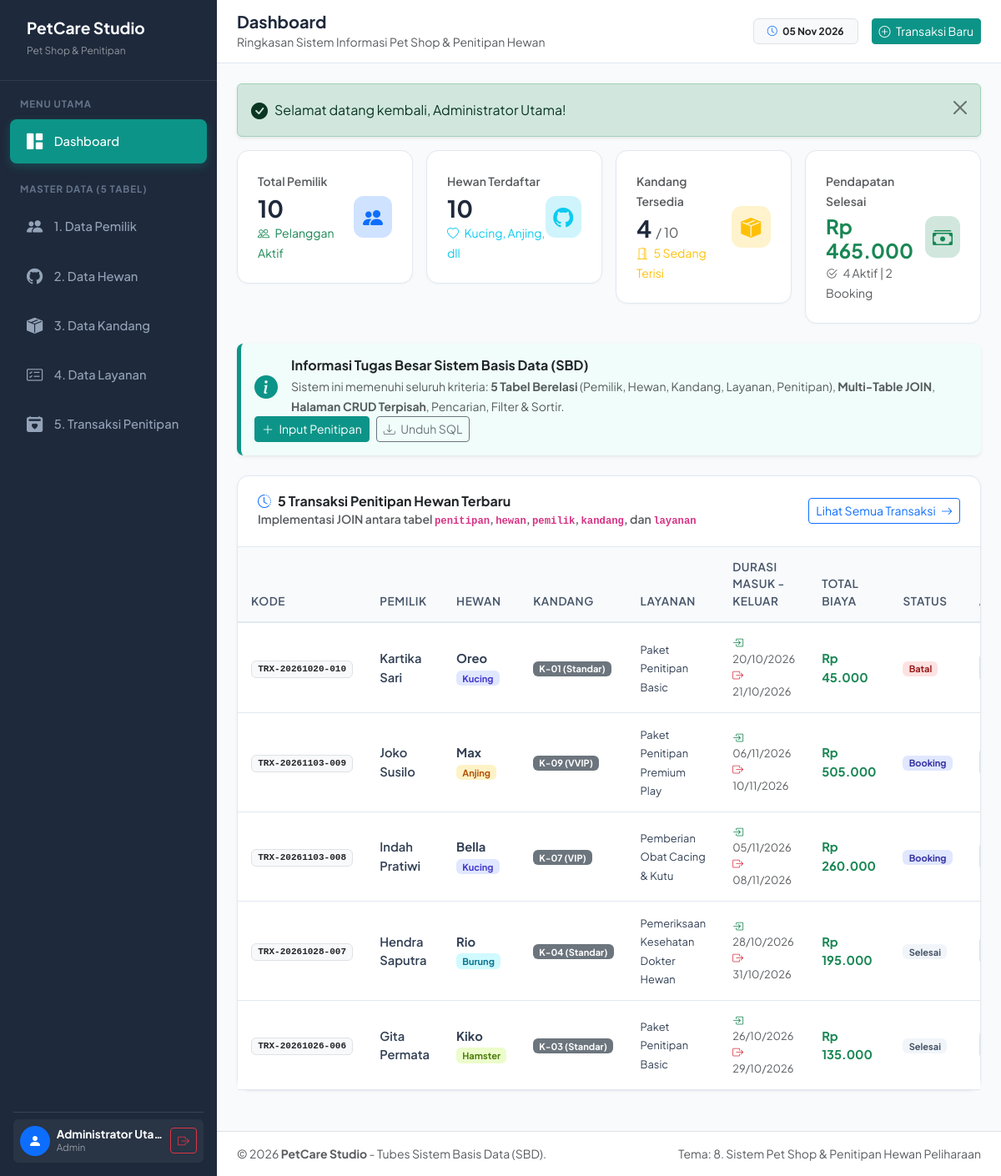
/index.php (signed in), run on the app's committed database.
### tables this page shows
CREATE TABLE `penitipan` (
    `id_penitipan` INT AUTO_INCREMENT PRIMARY KEY,
    `kode_transaksi` VARCHAR(30) NOT NULL UNIQUE,
    `id_hewan` INT NOT NULL,
    `id_kandang` INT NOT NULL,
    `id_layanan` INT NOT NULL,
    `tgl_masuk` DATE NOT NULL,
    `tgl_keluar` DATE NOT NULL,
    `total_hari` INT NOT NULL CHECK (`total_hari` > 0),
    `total_biaya` DECIMAL(12,2) NOT NULL CHECK (`total_biaya` >= 0),
    `status_penitipan` ENUM('Booking', 'Aktif', 'Selesai', 'Batal') NOT NULL DEFAULT 'Booking',
    `catatan` TEXT,
    `created_at` TIMESTAMP DEFAULT CURRENT_TIMESTAMP,
    CONSTRAINT `fk_penitipan_hewan` FOREIGN KEY (`id_hewan`) 
        REFERENCES `hewan` (`id_hewan`) 
        ON DELETE RESTRICT 
        ON UPDATE CASCADE,
    CONSTRAINT `fk_penitipan_kandang` FOREIGN KEY (`id_kandang`) 
        REFERENCES `kandang` (`id_kandang`) 
        ON DELETE RESTRICT 
        ON UPDATE CASCADE,
    CONSTRAINT `fk_penitipan_layanan` FOREIGN KEY (`id_layanan`) 
        REFERENCES `layanan` (`id_layanan`) 
        ON DELETE RESTRICT 
        ON UPDATE CASCADE
);

CREATE TABLE `pemilik` (
    `id_pemilik` INT AUTO_INCREMENT PRIMARY KEY,
    `nama_pemilik` VARCHAR(100) NOT NULL,
    `no_hp` VARCHAR(20) NOT NULL,
    `email` VARCHAR(100) UNIQUE,
    `alamat` TEXT NOT NULL,
    `created_at` TIMESTAMP DEFAULT CURRENT_TIMESTAMP
);

CREATE TABLE `hewan` (
    `id_hewan` INT AUTO_INCREMENT PRIMARY KEY,
    `id_pemilik` INT NOT NULL,
    `nama_hewan` VARCHAR(50) NOT NULL,
    `jenis_hewan` ENUM('Kucing', 'Anjing', 'Kelinci', 'Hamster', 'Burung', 'Reptil') NOT NULL,
    `ras` VARCHAR(50) NOT NULL,
    `umur_bulan` INT NOT NULL CHECK (`umur_bulan` >= 0),
    `jenis_kelamin` ENUM('Jantan', 'Betina') NOT NULL,
    `berat_kg` DECIMAL(4,2) NOT NULL CHECK (`berat_kg` > 0),
    `created_at` TIMESTAMP DEFAULT CURRENT_TIMESTAMP,
    CONSTRAINT `fk_hewan_pemilik` FOREIGN KEY (`id_pemilik`) 
        REFERENCES `pemilik` (`id_pemilik`) 
        ON DELETE CASCADE 
        ON UPDATE CASCADE
);

CREATE TABLE `kandang` (
    `id_kandang` INT AUTO_INCREMENT PRIMARY KEY,
    `nomor_kandang` VARCHAR(20) NOT NULL UNIQUE,
    `tipe_kandang` ENUM('Standar', 'VIP', 'VVIP') NOT NULL,
    `kapasitas` INT NOT NULL DEFAULT 1 CHECK (`kapasitas` > 0),
    `tarif_per_hari` DECIMAL(10,2) NOT NULL CHECK (`tarif_per_hari` > 0),
    `status_kandang` ENUM('Tersedia', 'Terisi', 'Perbaikan') NOT NULL DEFAULT 'Tersedia',
    `created_at` TIMESTAMP DEFAULT CURRENT_TIMESTAMP
);

CREATE TABLE `layanan` (
    `id_layanan` INT AUTO_INCREMENT PRIMARY KEY,
    `nama_layanan` VARCHAR(100) NOT NULL,
    `kategori` ENUM('Penitipan Saja', 'Grooming & Spa', 'Kesehatan & Vaksin', 'Perawatan Khusus') NOT NULL,
    `tarif_layanan` DECIMAL(10,2) NOT NULL CHECK (`tarif_layanan` >= 0),
    `deskripsi` TEXT,
    `created_at` TIMESTAMP DEFAULT CURRENT_TIMESTAMP
);

### index.php (the view, shortened to what this page needs)
<?php
require_once __DIR__ . '/includes/header.php';
$resPemilik = mysqli_query($conn, "SELECT COUNT(*) as total FROM pemilik");
$totalPemilik = mysqli_fetch_assoc($resPemilik)['total'] ?? 0;
$resHewan = mysqli_query($conn, "SELECT COUNT(*) as total FROM hewan");
$totalHewan = mysqli_fetch_assoc($resHewan)['total'] ?? 0;
$resKandang = mysqli_query($conn, "SELECT
    COUNT(*) as total,
    SUM(CASE WHEN status_kandang = 'Tersedia' THEN 1 ELSE 0 END) as tersedia,
    SUM(CASE WHEN status_kandang = 'Terisi' THEN 1 ELSE 0 END) as terisi
FROM kandang");
$statKandang = mysqli_fetch_assoc($resKandang);
$resPenitipan = mysqli_query($conn, "SELECT
    COUNT(*) as total,
    SUM(CASE WHEN status_penitipan = 'Aktif' THEN 1 ELSE 0 END) as aktif,
    SUM(CASE WHEN status_penitipan = 'Booking' THEN 1 ELSE 0 END) as booking,
    SUM(CASE WHEN status_penitipan = 'Selesai' THEN total_biaya ELSE 0 END) as total_pendapatan
FROM penitipan");
$statPenitipan = mysqli_fetch_assoc($resPenitipan);
$queryTerbaru = "SELECT
    p.id_penitipan,
    p.kode_transaksi,
    pm.nama_pemilik,
    h.nama_hewan,
    h.jenis_hewan,
    k.nomor_kandang,
    k.tipe_kandang,
    l.nama_layanan,
    p.tgl_masuk,
    p.tgl_keluar,
    p.total_biaya,
    p.status_penitipan
FROM penitipan p
INNER JOIN hewan h ON p.id_hewan = h.id_hewan
INNER JOIN pemilik pm ON h.id_pemilik = pm.id_pemilik
INNER JOIN kandang k ON p.id_kandang = k.id_kandang
INNER JOIN layanan l ON p.id_layanan = l.id_layanan
ORDER BY p.id_penitipan DESC
LIMIT 5";
$resTerbaru = mysqli_query($conn, $queryTerbaru);
?>
<div class="row g-3 mb-4">
    <div class="col-sm-6 col-xl-3">
        <div class="card-stat d-flex align-items-center justify-content-between">
            <div>
                <span class="text-muted small fw-semibold">Total Pemilik</span>
                <h3 class="fw-bold mb-0 mt-1"><?= number_format($totalPemilik) ?></h3>
                <small class="text-success"><i class="bi bi-people me-1"></i> Pelanggan Aktif</small>
            </div>
            <div class="stat-icon bg-primary-subtle text-primary">
                <i class="bi bi-people-fill"></i>
            </div>
        </div>
    </div>
    <div class="col-sm-6 col-xl-3">
        <div class="card-stat d-flex align-items-center justify-content-between">
            <div>
                <span class="text-muted small fw-semibold">Hewan Terdaftar</span>
                <h3 class="fw-bold mb-0 mt-1"><?= number_format($totalHewan) ?></h3>
                <small class="text-info"><i class="bi bi-heart me-1"></i> Kucing, Anjing, dll</small>
            </div>
            <div class="stat-icon bg-info-subtle text-info">
                <i class="bi bi-github"></i>
            </div>
        </div>
    </div>
    <div class="col-sm-6 col-xl-3">
        <div class="card-stat d-flex align-items-center justify-content-between">
            <div>
                <span class="text-muted small fw-semibold">Kandang Tersedia</span>
                <h3 class="fw-bold mb-0 mt-1"><?= number_format($statKandang['tersedia'] ?? 0) ?> <span class="fs-6 fw-normal text-muted">/ <?= $statKandang['total'] ?? 0 ?></span></h3>
                <small class="text-warning"><i class="bi bi-door-open me-1"></i> <?= $statKandang['terisi'] ?? 0 ?> Sedang Terisi</small>
            </div>
            <div class="stat-icon bg-warning-subtle text-warning">
                <i class="bi bi-box-seam-fill"></i>
            </div>
        </div>
    </div>
    <div class="col-sm-6 col-xl-3">
        <div class="card-stat d-flex align-items-center justify-content-between">
            <div>
                <span class="text-muted small fw-semibold">Pendapatan Selesai</span>
                <h4 class="fw-bold mb-0 mt-1 text-success"><?= formatRupiah($statPenitipan['total_pendapatan'] ?? 0) ?></h4>
                <small class="text-muted"><i class="bi bi-check2-circle me-1"></i> <?= $statPenitipan['aktif'] ?? 0 ?> Aktif | <?= $statPenitipan['booking'] ?? 0 ?> Booking</small>
            </div>
            <div class="stat-icon bg-success-subtle text-success">
                <i class="bi bi-cash-stack"></i>
            </div>
        </div>
    </div>
</div>
<div class="alert alert-info border-0 shadow-sm d-flex flex-wrap align-items-center justify-content-between mb-4 p-3 rounded-3" style="background-color: #f0fdfa; border-left: 5px solid #0d9488 !important;">
    <div class="d-flex align-items-center me-3 mb-2 mb-md-0">
        <i class="bi bi-info-circle-fill fs-3 text-teal me-3" style="color: #0d9488;"></i>
        <div>
            <h6 class="mb-1 fw-bold text-dark">Informasi Tugas Besar Sistem Basis Data (SBD)</h6>
            <span class="small text-muted">Sistem ini memenuhi seluruh kriteria: <strong>5 Tabel Berelasi</strong> (Pemilik, Hewan, Kandang, Layanan, Penitipan), <strong>Multi-Table JOIN</strong>, <strong>Halaman CRUD Terpisah</strong>, Pencarian, Filter & Sortir.</span>
        </div>
    </div>
    <div class="d-flex gap-2">
        <a href="<?= base_url('penitipan/tambah.php') ?>" class="btn btn-sm btn-primary">
            <i class="bi bi-plus-lg me-1"></i> Input Penitipan
        </a>
        <a href="<?= base_url('database.sql') ?>" download class="btn btn-sm btn-outline-secondary">
            <i class="bi bi-download me-1"></i> Unduh SQL
        </a>
    </div>
</div>
<div class="card card-custom mb-4">
    <div class="card-header d-flex justify-content-between align-items-center">
        <div>
            <h6 class="fw-bold mb-0"><i class="bi bi-clock-history me-2 text-primary"></i>5 Transaksi Penitipan Hewan Terbaru</h6>
            <small class="text-muted">Implementasi JOIN antara tabel <code>penitipan</code>, <code>hewan</code>, <code>pemilik</code>, <code>kandang</code>, dan <code>layanan</code></small>
        </div>
        <a href="<?= base_url('penitipan/index.php') ?>" class="btn btn-sm btn-outline-primary">
            Lihat Semua Transaksi <i class="bi bi-arrow-right ms-1"></i>
        </a>
    </div>
    <div class="table-responsive">
        <table class="table table-custom table-hover mb-0">
            <thead>
                <tr>
                    <th>Kode</th>
                    <th>Pemilik</th>
                    <th>Hewan</th>
                    <th>Kandang</th>
                    <th>Layanan</th>
                    <th>Durasi Masuk - Keluar</th>
                    <th>Total Biaya</th>
                    <th>Status</th>
                    <th class="text-center">Aksi</th>
                </tr>
            </thead>
            <tbody>
                <?php if ($resTerbaru && mysqli_num_rows($resTerbaru) > 0): ?>
                    <?php while ($row = mysqli_fetch_assoc($resTerbaru)): ?>
                        <tr>
                            <td><span class="badge bg-light text-dark font-monospace border"><?= htmlspecialchars($row['kode_transaksi']) ?></span></td>
                            <td><span class="fw-semibold"><?= htmlspecialchars($row['nama_pemilik']) ?></span></td>
                            <td>
                                <div><strong><?= htmlspecialchars($row['nama_hewan']) ?></strong></div>
                                <span class="badge badge-pet-<?= strtolower($row['jenis_hewan']) ?>"><?= htmlspecialchars($row['jenis_hewan']) ?></span>
                            </td>
                            <td>
                                <span class="badge bg-secondary"><?= htmlspecialchars($row['nomor_kandang']) ?> (<?= htmlspecialchars($row['tipe_kandang']) ?>)</span>
                            </td>
                            <td><small><?= htmlspecialchars($row['nama_layanan']) ?></small></td>
                            <td>
                                <div class="small text-muted"><i class="bi bi-box-arrow-in-right text-success"></i> <?= date('d/m/Y', strtotime($row['tgl_masuk'])) ?></div>
                                <div class="small text-muted"><i class="bi bi-box-arrow-right text-danger"></i> <?= date('d/m/Y', strtotime($row['tgl_keluar'])) ?></div>
                            </td>
                            <td class="fw-bold text-success"><?= formatRupiah($row['total_biaya']) ?></td>
                            <td>
                                <span class="badge badge-status-<?= strtolower($row['status_penitipan']) ?>">
                                    <?= htmlspecialchars($row['status_penitipan']) ?>
                                </span>
                            </td>
                            <td class="text-center">
                            </td>
                        </tr>
                    <?php endwhile; ?>
                <?php else: ?>
                    <tr>
                        <td colspan="9" class="text-center py-4 text-muted">Belum ada transaksi penitipan.</td>
                    </tr>
                <?php endif; ?>
            </tbody>
        </table>
    </div>
</div>
<?php require_once __DIR__ . '/includes/footer.php'; ?>

### data on the page
penitipan: kode_transaksi "TRX-20261020-010", pemilik.nama_pemilik "Kartika Sari", id_hewan.nama_hewan "Oreo", id_hewan.jenis_hewan "Kucing", id_kandang.nomor_kandang "K-01", id_kandang.tipe_kandang "Standar", id_layanan.nama_layanan "Paket Penitipan Basic", tgl_masuk "20/10/2026", tgl_keluar "21/10/2026", total_biaya "Rp 45.000", status_penitipan "Batal"
penitipan: kode_transaksi "TRX-20261103-009", pemilik.nama_pemilik "Joko Susilo", id_hewan.nama_hewan "Max", id_hewan.jenis_hewan "Anjing", id_kandang.nomor_kandang "K-09", id_kandang.tipe_kandang "VVIP", id_layanan.nama_layanan "Paket Penitipan Premium Play", tgl_masuk "06/11/2026", tgl_keluar "10/11/2026", total_biaya "Rp 505.000", status_penitipan "Booking"
penitipan: kode_transaksi "TRX-20261103-008", pemilik.nama_pemilik "Indah Pratiwi", id_hewan.nama_hewan "Bella", id_hewan.jenis_hewan "Kucing", id_kandang.nomor_kandang "K-07", id_kandang.tipe_kandang "VIP", id_layanan.nama_layanan "Pemberian Obat Cacing & Kutu", tgl_masuk "05/11/2026", tgl_keluar "08/11/2026", total_biaya "Rp 260.000", status_penitipan "Booking"
penitipan: kode_transaksi "TRX-20261028-007", pemilik.nama_pemilik "Hendra Saputra", id_hewan.nama_hewan "Rio", id_hewan.jenis_hewan "Burung", id_kandang.nomor_kandang "K-04", id_kandang.tipe_kandang "Standar", id_layanan.nama_layanan "Pemeriksaan Kesehatan Dokter Hewan", tgl_masuk "28/10/2026", tgl_keluar "31/10/2026", total_biaya "Rp 195.000", status_penitipan "Selesai"
penitipan: kode_transaksi "TRX-20261026-006", pemilik.nama_pemilik "Gita Permata", id_hewan.nama_hewan "Kiko", id_hewan.jenis_hewan "Hamster", id_kandang.nomor_kandang "K-03", id_kandang.tipe_kandang "Standar", id_layanan.nama_layanan "Paket Penitipan Basic", tgl_masuk "26/10/2026", tgl_keluar "29/10/2026", total_biaya "Rp 135.000", status_penitipan "Selesai"

### other printed values
$_SESSION['nama_lengkap'] "Administrator Utama"
$_SESSION['role'] "Admin"
$pageTitle "Dashboard"
$pageSubtitle "Ringkasan Sistem Informasi Pet Shop & Penitipan Hewan"
$flash['message'] "Selamat datang kembali, Administrator Utama!"
$totalPemilik "10"
$totalHewan "10"
$statKandang['tersedia'] "4"
$statKandang['total'] "10"
$statKandang['terisi'] "5"
formatRupiah($statPenitipan['total_pendapatan'] ?? 0) "Rp 465.000"
$statPenitipan['aktif'] "4"
$statPenitipan['booking'] "2"
